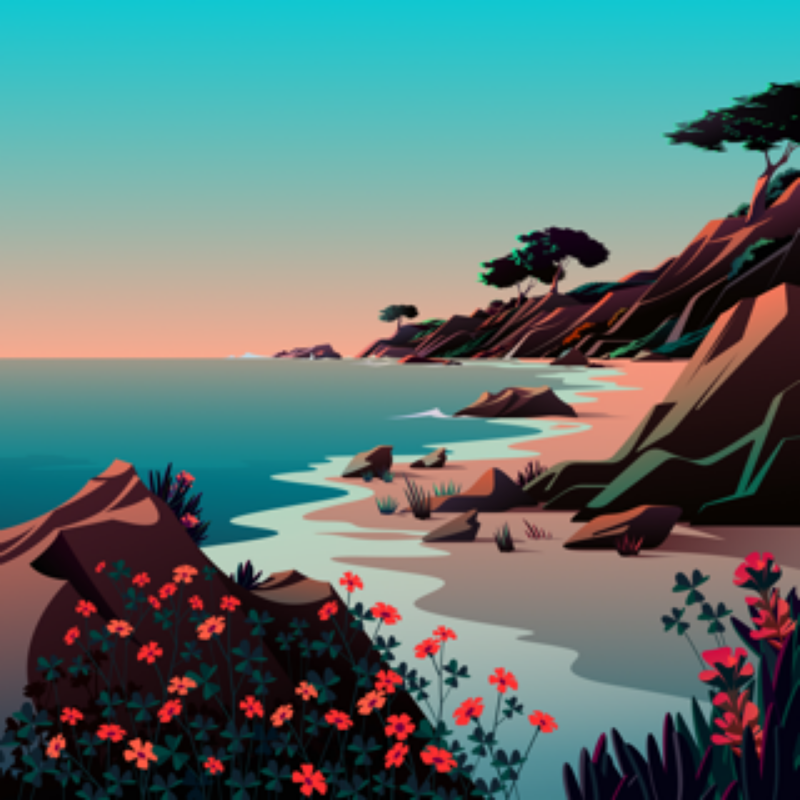
#> input picture beach.png, 800 x 800 px
$ jupyter execute 'pixel art generator.ipynb'
#> lines starting #> are read from the running program, lines starting #| are printed output that depends on the picture
## Import Libraries

[cell 1]
from PIL import Image
import matplotlib.pyplot as plt

## Read Image

[cell 2]
#Read image
img=Image.open('beach.png')
#> img is the input picture: PIL image 800x800 RGBA; mean R, G, B, A 93.3, 118.1, 115.4, 255

#show image
plt.imshow(img)
plt.show()

## Convert to Small Image (Bilinear Interpolation)

[cell 3]
small_img=img.resize((8,8),Image.BILINEAR)
small_img.save('small.png')
#show image
plt.imshow(small_img)
plt.show()
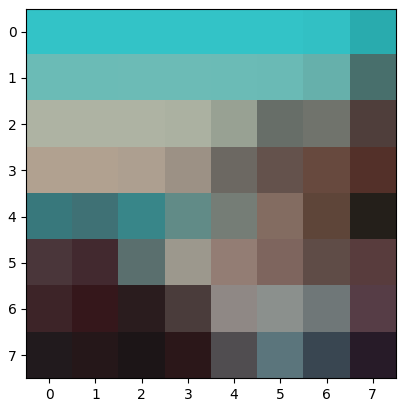
#> figure drawn by matplotlib, 1 panel

## Resize to the required output size
The small image is then resized to the desired output size, again by using the resize function.
We will use Nearest Neighbour resampling technique which is essentially enlarging each pixel.
The default resampling technique is bicubic interpolation, which will sharpen the image.
The below code will convert the small image (8px X 8px) into an image which has dimensions 1000 px X 1000px.

[cell 4]
#resize
o_size=(1000,1000)
res=small_img.resize(o_size,Image.NEAREST)
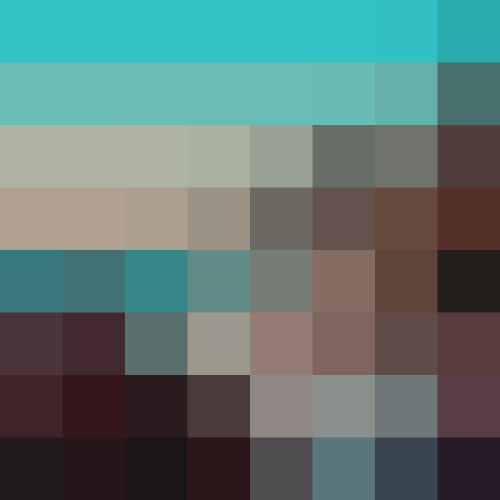
#> res: PIL image 1000x1000 RGBA (shown at 1/2 size); mean R, G, B, A 94.4, 118.5, 115.6, 255
#save
res.save('beach_8x8.png')

plt.imshow(res)
plt.show()

## Try different sizes

[cell 5]
small_img=img.resize((16,16),Image.BILINEAR)
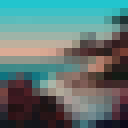
#> small_img: PIL image 16x16 RGBA (shown 8 times larger); mean R, G, B, A 93.6, 118.2, 115.4, 255

#save img
small_img.save('beach_16x16.png')

#show image
plt.imshow(small_img)
plt.show()

## Creating a function to generate pixel art
The next step is streamlining the processed discussed above by creating a function which generates pixel art from any image.
The function must incorporate the following functionalities:
i. Read the photo
ii. Convert it to pixel art taking the small image size and the output image size as arguments
iii. Save the generated image
iv. Display the original image and the pixel art side by side for comparison

[cell 6]
def photo2pixelart(image, i_size, o_size):
    """
    image: path to image file
    i_size: size of the small image eg:(8,8)
    o_size: output size eg:(10000,10000)
    """
#> called with image = 'beach.png', i_size = (32, 32), o_size = (800, 800)
    #read file
    img=Image.open(image)

    #convert to small image
    small_img=img.resize(i_size,Image.BILINEAR)
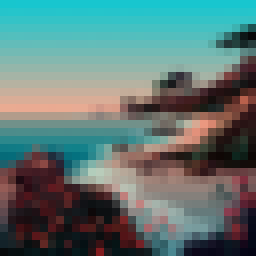
#> small_img: PIL image 32x32 RGBA (shown 8 times larger); mean R, G, B, A 93.4, 118.1, 115.4, 255

    #resize to output size
    res=small_img.resize(img.size, Image.NEAREST)
#> res: PIL image 800x800 RGBA

    #Save output image
    filename=f'beach_{i_size[0]}x{i_size[1]}.png'
    res.save(filename)

    #Display images side by side
    plt.figure(figsize=(16,10))
    #original image
    plt.subplot(1,2,1)
    plt.title('Original image', size=18)
    plt.imshow(img)   #display image
    plt.axis('off')   #hide axis
    #pixel art
    plt.subplot(1,2,2)
    plt.title(f'Pixel Art {i_size[0]}x{i_size[1]}', size=18)
    plt.imshow(res)
    plt.axis('off')
    plt.savefig('temp.png')
    plt.show()

#Function Call
photo2pixelart(image='beach.png',i_size=(32,32),
                    o_size=img.size)
